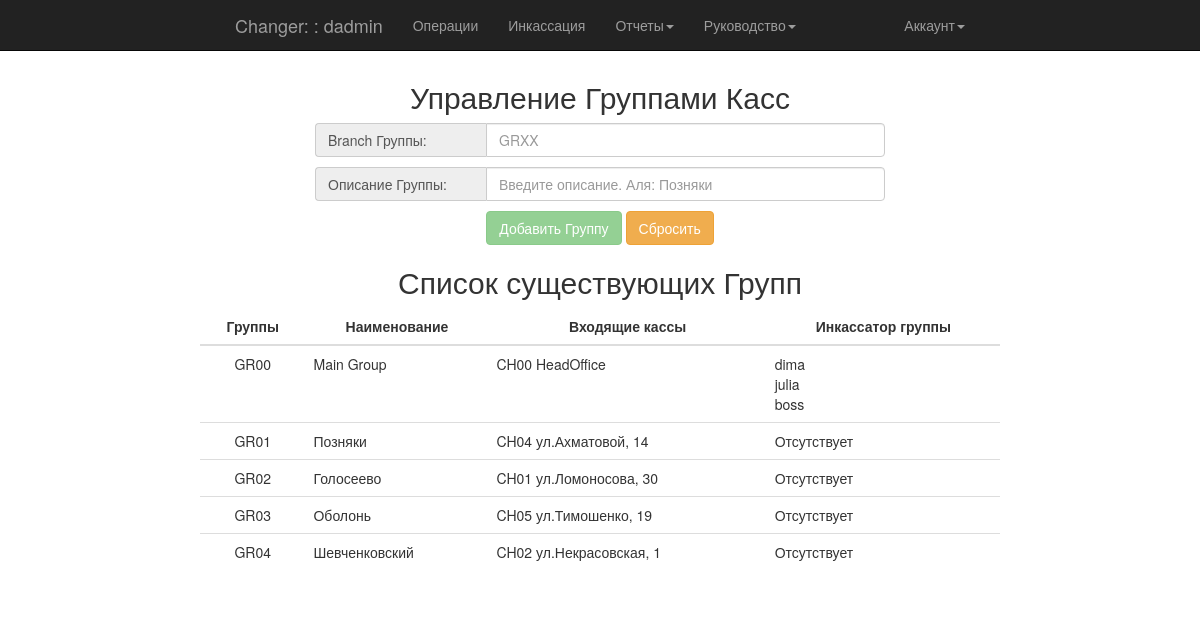
Page /admin/add_group (signed in) on the committed database.
### app/models.py (models this page shows, shortened)
class User(UserMixin, db.Model):
    __tablename__ = 'users'
    id = db.Column(db.Integer, primary_key=True)
    username = db.Column(db.String(64), unique=True, index=True)
    password_hash = db.Column(db.String(128))
    member_since = db.Column(db.DateTime(), default=datetime.utcnow)
    last_seen = db.Column(db.DateTime(), default=datetime.utcnow)
    status = db.Column(db.Boolean, default=True)
    role_id = db.Column(db.Integer, db.ForeignKey('roles.id'))
    role = db.relationship('Role', backref='user')
    cash_id = db.Column(db.Integer, db.ForeignKey('cashes.id'))
    cash = db.relationship('Cashes', backref='user')
    group_id = db.Column(db.Integer, db.ForeignKey('group_cashes.id'), default=1)
    group = db.relationship('GroupOfCashes', backref='user')
    deals = db.relationship('Deals', backref='user', lazy='dynamic')
    transactions = db.relationship('Transaction', backref='user', lazy='dynamic')
    collections = db.relationship('Collections', backref='user')
    def can(self, permissions):
        return self.role is not None and (self.role.permissions & permissions) == permissions
    @property
    def password(self):
        raise "Password isn't readable attribute"

class GroupOfCashes(db.Model):
    __tablename__ = 'group_cashes'
    id = db.Column(db.Integer, primary_key=True)
    group_branch = db.Column(db.String(8), unique=True)
    group_description = db.Column(db.String(64))
    main = db.Column(db.Boolean, default=False)

class Cashes(db.Model):
    __tablename__ = 'cashes'
    id = db.Column(db.Integer, primary_key=True)
    branch = db.Column(db.String(8))
    address = db.Column(db.String(64))
    member_since = db.Column(db.DateTime(), default=datetime.utcnow)
    status = db.Column(db.Boolean, default=True)
    group_id = db.Column(db.Integer, db.ForeignKey('group_cashes.id'))
    group = db.relationship('GroupOfCashes', backref='cash')
    deals = db.relationship('Deals', backref='cash', lazy='dynamic')
    collections = db.relationship('Collections', backref='cash')
    transactions = db.relationship('Transaction', backref='cash')

### app/admin/views.py (the view, shortened to what this page needs)
@admin.route('/add_group', methods=['GET', 'POST'])
@login_required
@admin_required
def add_group():
    list_group = []
    groups = GroupOfCashes.query.order_by('group_branch').all()
    for g in groups:
        cashes = Cashes.query.filter_by(group=g).all()
        collectors = User.query.filter_by(group=g).all()
        list_group.append((g, cashes, collectors))
    return render_template('admin/add_group.html', list_group=list_group)

### app/main/__init__.py (called while the page is built)
@main.app_context_processor
def inject_permission():
    return dict(Permission=Permission)

### app/models.py (called while the page is built)
@login_manager.user_loader
def load_user(user_id):
    return User.query.get(int(user_id))

### app/templates/admin/add_group.html (shortened to what this page needs)
{% extends "base.html" %}
{% block content %}
    <div class="col-sm-6 col-sm-offset-3 loginpage">
        <p><h2 class="text-center">Управление Группами Касс</h2></p>
        <form method="post">
            <div class="input-group">
                <span class="input-group-addon">Branch Группы:</span>
                <input class="form-control" name="branch" placeholder="GRXX" type="text" required>
            </div>
            <div class="input-group" style="margin-top: 10px">
                <span class="input-group-addon">Описание Группы:</span>
                <input class="form-control" name="description" placeholder="Введите описание. Аля: Позняки" type="text" required>
            </div>
            <div class="row text-center" style="margin-top:10px">
                <button type="submit" class="btn btn-success" disabled>Добавить Группу</button>
                <button type="reset" class="btn btn-warning">Сбросить</button>
            </div>
        </form>
    </div>
    <div class="col-sm-8 col-sm-offset-2">
        <p><h2 class="text-center">Список существующих Групп</h2></p>
        <div class="row">
            <table class="table">
                <thead>
                <tr>
                    <th class="text-center">Группы</th>
                    <th class="text-center">Наименование</th>
                    <th class="text-center">Входящие кассы</th>
                    <th class="text-center">Инкассатор группы</th>
                </tr>
                </thead>
                <tbody>
                {% for g in list_group %}
                    <tr>
                        <td class="text-center">{{ g[0].group_branch }}</td>
                        <td>{{ g[0].group_description }}</td>
                        <td>
                            {% for i in g[1] %}
                                {% if not i.status %}
                                    <span style="text-decoration: line-through; color: #ff0000;">{{ i.branch }} {{ i.address }}</span><span>(closed)</span>
                                    <br>
                                {% else %}
                                    <span>{{ i.branch }} {{ i.address }}</span>
                                {% endif %}
                                <br>
                            {% endfor %}
                        </td>
                        <td>
                            {% if g[2] %}
                                {% for i in g[2] %}
                                    {{ i.username }}
                                    <br>
                                {% endfor %}
                            {% else %}
                                Отсутствует
                            {% endif %}</td>
                    </tr>
                {% endfor %}
                </tbody>
            </table>
        </div>
    </div>
{% endblock %}

### app/templates/base.html (shortened to what this page needs)
<!DOCTYPE html>
<html lang="en" {% block html_attribs %}{% endblock html_attribs %}>
{% block html %}
    <head>
        {% block head %}
            {% block styles %}
                <link rel="stylesheet" href="{{ url_for('static', filename='bootstrap.min.css') }}">
                <link rel="stylesheet" href="{{ url_for('static', filename='style.css') }}">
            {% endblock styles %}
        {% endblock head %}
    </head>
    <body>
    {% block body %}
        {% block navbar %}
            <nav class="navbar navbar-inverse navbar-fixed-top">
                <div class="container">
                    <div class="col-md-8 col-md-offset-2">
                        <div class="navbar-header">
                            {% if current_user.is_authenticated %}
                                <a class="navbar-brand" href="#">Changer: {{ current_user.cash.branch }}: {{ current_user.username }}</a>
                            {% else %}
                                <a class="navbar-brand" href="#">Changer</a>
                            {% endif %}
                        </div>
                        <div class="navbar-collapse collapse">
                            <ul class="nav navbar-nav">
                                {% if current_user.is_authenticated %}
                                    {% if current_user.can(Permission.MAKE_OPERATION) %}
                                        <li><a href="{{ url_for('main.index') }}">Операции</a></li>
                                        <li><a href="{{ url_for('main.collections') }}">Инкассация</a></li>
                                        <li class="dropdown">
                                            <a href="#" class="dropdown-toggle" data-toggle="dropdown">Отчеты<b class="caret"></b></a>
                                        </li>
                                    {% endif %}
                                    {% if current_user.can(Permission.SHOW_STATUS) %}
                                        <li class="dropdown">
                                        <a href="#" class="dropdown-toggle" data-toggle="dropdown">Руководство<b class="caret"></b></a>
                                    </li>
                                    {% endif %}
                                {% endif %}
                            </ul>
                            <ul class="nav navbar-nav navbar-right">
                                {% if current_user.is_authenticated %}
                                    <li class="dropdown">
                                        <a href="#" class="dropdown-toggle" data-toggle="dropdown">Аккаунт<b class="caret"></b></a>
                                    </li>
                                {% else %}
                                    <li><a href="{{ url_for('auth.login') }}">Войти</a></li>
                                {% endif %}
                            </ul>
                        </div>
                    </div>
                </div>
            </nav>
        {% endblock navbar %}
        {% block content %}
        {% endblock content %}
    {% endblock body %}
    </body>
{% endblock html %}
</html>

### app/static/style.css (style rules this page uses)
.loginpage { margin-top: 60px; }
.input-group-addon:first-child { width: 30%; border-right: 0px none; text-align: left; }
.input-group { position: relative; display: table; border-collapse: separate; width: 100%; }

### rows in the picture
User: username "dadmin"
GroupOfCashes: group_branch "GR00", group_description "Main Group"
Cashes: branch "CH00", address "HeadOffice"
User: username "dima"
User: username "julia"
User: username "boss"
GroupOfCashes: group_branch "GR01", group_description "Позняки", shows "Отсутствует"
Cashes: branch "CH04", address "ул.Ахматовой, 14"
GroupOfCashes: group_branch "GR02", group_description "Голосеево", shows "Отсутствует"
Cashes: branch "CH01", address "ул.Ломоносова, 30"
GroupOfCashes: group_branch "GR03", group_description "Оболонь", shows "Отсутствует"
Cashes: branch "CH05", address "ул.Тимошенко, 19"
GroupOfCashes: group_branch "GR04", group_description "Шевченковский", shows "Отсутствует"
Cashes: branch "CH02", address "ул.Некрасовская, 1"
